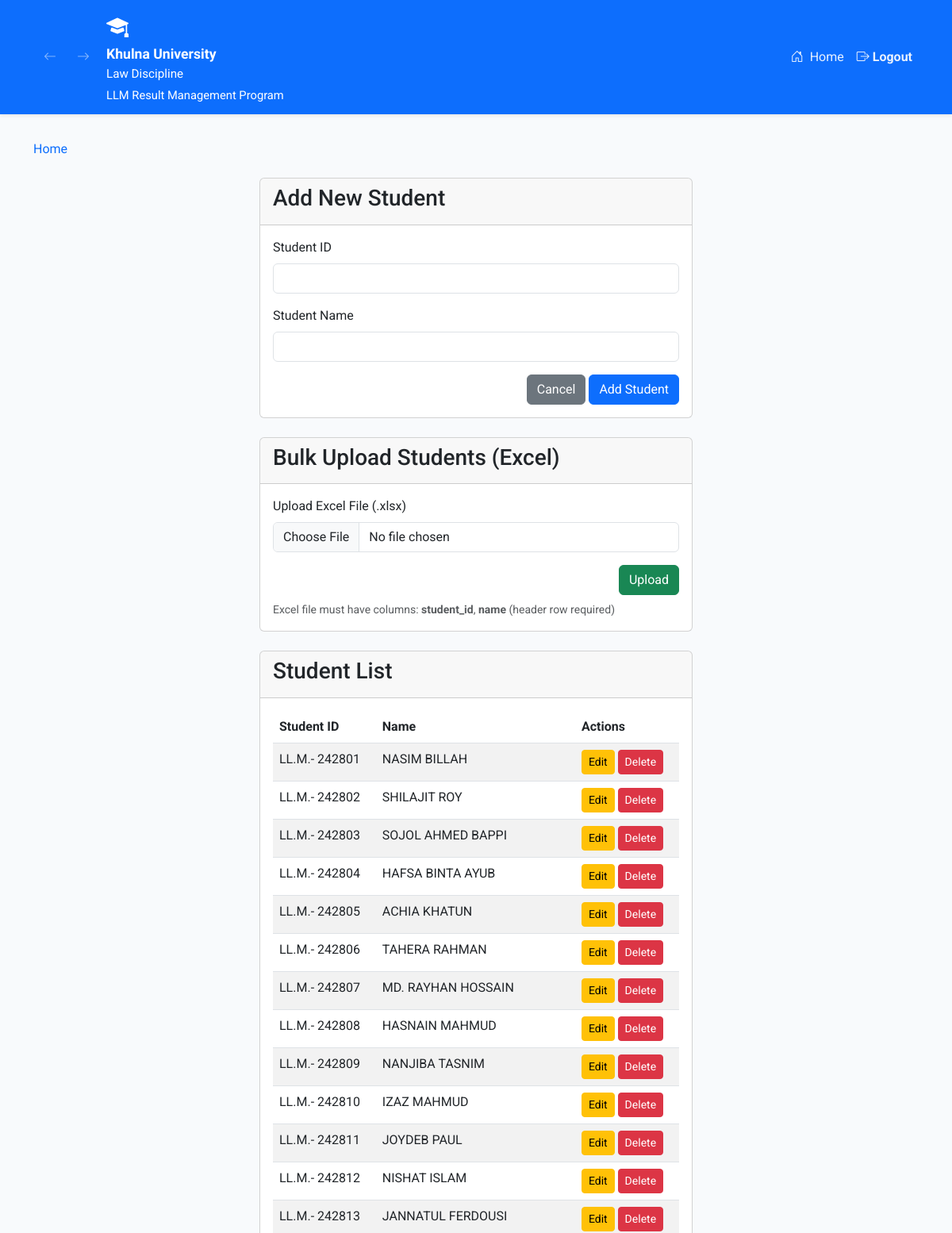
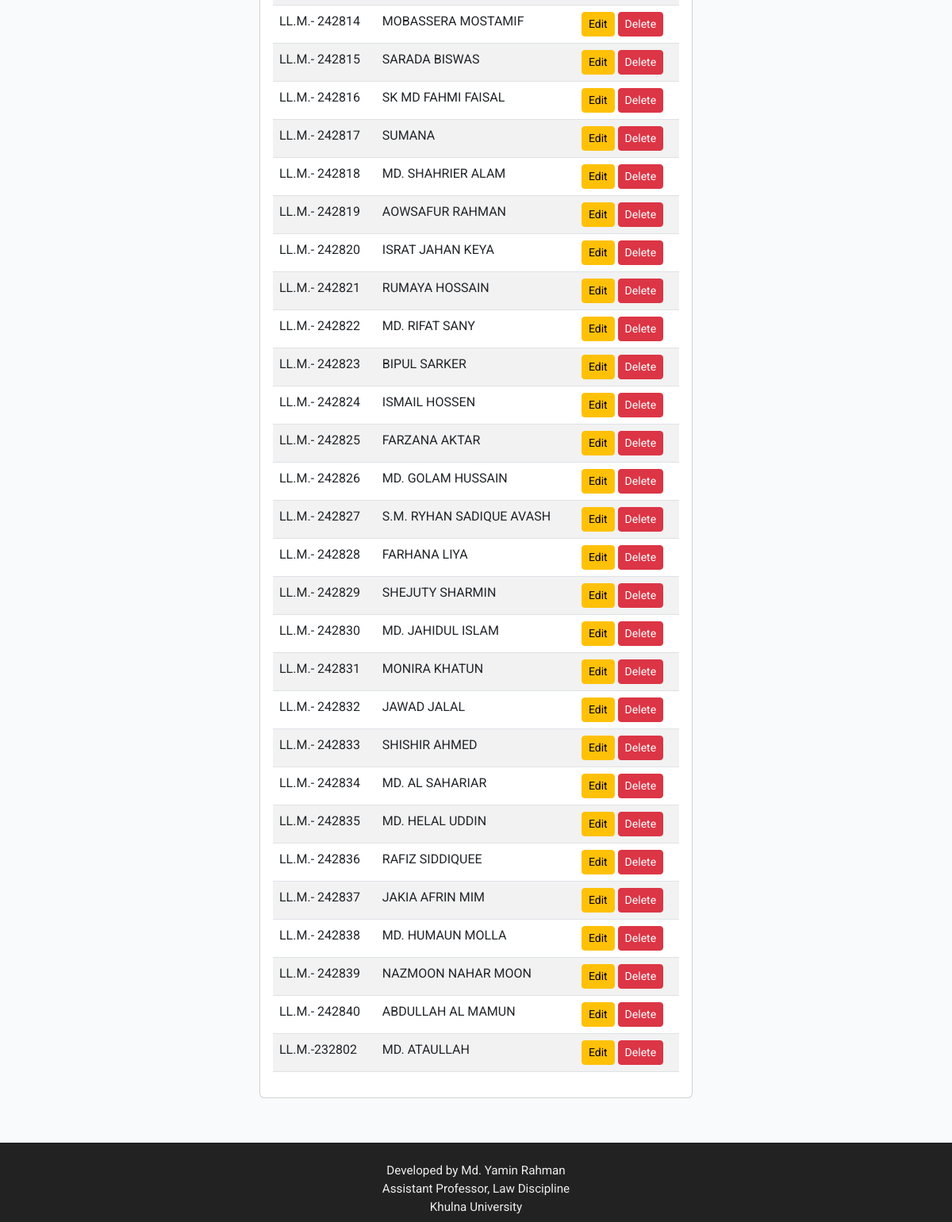
Screenshot of /add_student/1 (signed in) with the database file from the repository (2 pictures, top to bottom).
### models/models.py (models this page shows)
class Student(db.Model):
    id = db.Column(db.Integer, primary_key=True)
    student_id = db.Column(db.String(50), unique=True, nullable=False)
    name = db.Column(db.String(100), nullable=False)
    session_id = db.Column(db.Integer, db.ForeignKey('session.id'), nullable=False)
    created_at = db.Column(db.DateTime, default=datetime.utcnow)
    marks = db.relationship('Mark', backref='student', lazy=True)

### app.py (the view, shortened to what this page needs)
@app.route('/add_student/<int:session_id>', methods=['GET', 'POST'])
def add_student(session_id):
    students = Student.query.filter_by(session_id=session_id).all()
    return render_template('add_student.html', session_id=session_id, students=students)

### app.py (called while the page is built)
@app.before_request
def require_login():
    allowed_routes = ['login', 'register', 'forgot_password', 'static']
    endpoint = request.endpoint
    if endpoint is None:
        return  # No endpoint, do nothing
    if endpoint not in allowed_routes and not endpoint.startswith('static'):
        if 'user_id' not in session:
            return redirect(url_for('login'))

### templates/add_student.html
{% extends "base.html" %}
{% block content %}
<div class="row">
    <div class="col-md-6 offset-md-3">
        <div class="card mb-4">
            <div class="card-header">
                <h3 class="card-title">Add New Student</h3>
            </div>
            <div class="card-body">
                <form method="POST">
                    <div class="mb-3">
                        <label for="student_id" class="form-label">Student ID</label>
                        <input type="text" class="form-control" id="student_id" name="student_id" required>
                    </div>
                    <div class="mb-3">
                        <label for="name" class="form-label">Student Name</label>
                        <input type="text" class="form-control" id="name" name="name" required>
                    </div>
                    <div class="text-end">
                        <a href="{{ url_for('index') }}" class="btn btn-secondary">Cancel</a>
                        <button type="submit" class="btn btn-primary">Add Student</button>
                    </div>
                </form>
            </div>
        </div>
        <div class="card mb-4">
            <div class="card-header">
                <h3 class="card-title">Bulk Upload Students (Excel)</h3>
            </div>
            <div class="card-body">
                <form method="POST" enctype="multipart/form-data">
                    <div class="mb-3">
                        <label for="excel_file" class="form-label">Upload Excel File (.xlsx)</label>
                        <input type="file" class="form-control" id="excel_file" name="excel_file" accept=".xlsx" required>
                    </div>
                    <div class="text-end">
                        <button type="submit" class="btn btn-success">Upload</button>
                    </div>
                </form>
                <div class="form-text mt-2">Excel file must have columns: <b>student_id</b>, <b>name</b> (header row required)</div>
            </div>
        </div>
        <div class="card">
            <div class="card-header">
                <h3 class="card-title">Student List</h3>
            </div>
            <div class="card-body">
                {% if students %}
                <div class="table-responsive">
                    <table class="table table-striped">
                        <thead>
                            <tr>
                                <th>Student ID</th>
                                <th>Name</th>
                                <th>Actions</th>
                            </tr>
                        </thead>
                        <tbody>
                            {% for student in students %}
                            <tr>
                                <td>{{ student.student_id }}</td>
                                <td>{{ student.name }}</td>
                                <td>
                                    <a href="{{ url_for('edit_student', student_id=student.id) }}" class="btn btn-sm btn-warning">Edit</a>
                                    <form method="POST" action="{{ url_for('delete_student', student_id=student.id) }}" style="display:inline-block;" onsubmit="return confirm('Are you sure you want to delete this student?');">
                                        <button type="submit" class="btn btn-sm btn-danger">Delete</button>
                                    </form>
                                </td>
                            </tr>
                            {% endfor %}
                        </tbody>
                    </table>
                </div>
                {% else %}
                <div class="alert alert-info">No students found for this session.</div>
                {% endif %}
            </div>
        </div>
    </div>
</div>
{% endblock %}

### templates/base.html (shortened to what this page needs)
<!DOCTYPE html>
<html lang="en">
<head>
    <link href="https://cdn.jsdelivr.net/npm/bootstrap@5.3.0/dist/css/bootstrap.min.css" rel="stylesheet">
    <link href="https://cdn.jsdelivr.net/npm/bootstrap-icons@1.10.5/font/bootstrap-icons.css" rel="stylesheet">
    <link rel="stylesheet" href="{{ url_for('static', filename='style.css') }}">
</head>
<body>
    <nav class="navbar navbar-expand-lg navbar-primary bg-primary shadow-sm">
        <div class="container">
            <div class="d-flex align-items-center">
                <button onclick="window.history.back()" class="btn btn-link text-white nav-btn" id="backBtn">
                    <i class="bi bi-arrow-left"></i>
                </button>
                <button onclick="window.history.forward()" class="btn btn-link text-white nav-btn" id="forwardBtn">
                    <i class="bi bi-arrow-right"></i>
                </button>
                <a class="navbar-brand d-flex flex-column align-items-start gap-1 ms-2" href="{{ url_for('index') }}">
                    <i class="bi bi-mortarboard-fill fs-3"></i>
                    <span class="fw-bold" style="line-height:1.1; font-size:1.1rem;">Khulna University</span>
                    <span style="font-size:0.95rem;">Law Discipline</span>
                    <span style="font-size:0.92rem;">LLM Result Management Program</span>
                </a>
            </div>
            <div class="collapse navbar-collapse" id="navbarNav">
                <ul class="navbar-nav ms-auto">
                    <li class="nav-item">
                        <a class="nav-link {% if request.endpoint == 'index' %}active{% endif %}" href="{{ url_for('index') }}">
                            <i class="bi bi-house-door me-1"></i> Home
                        </a>
                    </li>
                    {% if session.get('user_id') %}
                    <li class="nav-item">
                        <a class="nav-link fw-bold d-flex align-items-center" href="{{ url_for('logout') }}">
                            <i class="bi bi-box-arrow-right me-1"></i> Logout
                        </a>
                    </li>
                    {% endif %}
                </ul>
            </div>
        </div>
    </nav>
    <main class="container py-4">
        <nav aria-label="breadcrumb">
            <ol class="breadcrumb">
                <li class="breadcrumb-item"><a href="{{ url_for('index') }}" class="text-decoration-none">Home</a></li>
            </ol>
        </nav>
        {% block content %}{% endblock %}
    </main>
    <footer class="text-center">
        <div>Developed by Md. Yamin Rahman</div>
        <div>Assistant Professor, Law Discipline</div>
        <div>Khulna University</div>
    </footer>
</body>
</html>

### templates/base.html (style rules this page uses)
body { background: #f8fafc; font-family: 'Roboto', Arial, sans-serif; }
main { min-height: 80vh; }
footer { background: #222; color: #eee; padding: 1.5rem 0 0.5rem 0; margin-top: 2rem; font-size: 0.95rem; }
.nav-btn { padding: 0.25rem 0.5rem; margin: 0 0.25rem; border-radius: 0.25rem; transition: all 0.2s ease; }
.nav-btn:disabled { opacity: 0.5; cursor: not-allowed; }
.breadcrumb { background: transparent; padding: 0.5rem 0; margin-bottom: 1rem; }
.navbar-brand { color: white !important; }
.nav-link { color: rgba(255, 255, 255, 0.9) !important; }

### rows the page displays
Student: student_id "LL.M.- 242801", name "NASIM BILLAH"
Student: student_id "LL.M.- 242802", name "SHILAJIT ROY"
Student: student_id "LL.M.- 242803", name "SOJOL AHMED BAPPI"
Student: student_id "LL.M.- 242804", name "HAFSA BINTA AYUB"
Student: student_id "LL.M.- 242805", name "ACHIA KHATUN"
Student: student_id "LL.M.- 242806", name "TAHERA RAHMAN"
Student: student_id "LL.M.- 242807", name "MD. RAYHAN HOSSAIN"
Student: student_id "LL.M.- 242808", name "HASNAIN MAHMUD"
Student: student_id "LL.M.- 242809", name "NANJIBA TASNIM"
Student: student_id "LL.M.- 242810", name "IZAZ MAHMUD"
Student: student_id "LL.M.- 242811", name "JOYDEB PAUL"
Student: student_id "LL.M.- 242812", name "NISHAT ISLAM"
Student: student_id "LL.M.- 242813", name "JANNATUL FERDOUSI"
Student: student_id "LL.M.- 242814", name "MOBASSERA MOSTAMIF"
Student: student_id "LL.M.- 242815", name "SARADA BISWAS"
Student: student_id "LL.M.- 242816", name "SK MD FAHMI FAISAL"
Student: student_id "LL.M.- 242817", name "SUMANA"
Student: student_id "LL.M.- 242818", name "MD. SHAHRIER ALAM"
Student: student_id "LL.M.- 242819", name "AOWSAFUR RAHMAN"
Student: student_id "LL.M.- 242820", name "ISRAT JAHAN KEYA"
Student: student_id "LL.M.- 242821", name "RUMAYA HOSSAIN"
Student: student_id "LL.M.- 242822", name "MD. RIFAT SANY"
Student: student_id "LL.M.- 242823", name "BIPUL SARKER"
Student: student_id "LL.M.- 242824", name "ISMAIL HOSSEN"
Student: student_id "LL.M.- 242825", name "FARZANA AKTAR"
Student: student_id "LL.M.- 242826", name "MD. GOLAM HUSSAIN"
Student: student_id "LL.M.- 242827", name "S.M. RYHAN SADIQUE AVASH"
Student: student_id "LL.M.- 242828", name "FARHANA LIYA"
Student: student_id "LL.M.- 242829", name "SHEJUTY SHARMIN"
Student: student_id "LL.M.- 242830", name "MD. JAHIDUL ISLAM"
Student: student_id "LL.M.- 242831", name "MONIRA KHATUN"
Student: student_id "LL.M.- 242832", name "JAWAD JALAL"
Student: student_id "LL.M.- 242833", name "SHISHIR AHMED"
Student: student_id "LL.M.- 242834", name "MD. AL SAHARIAR"
Student: student_id "LL.M.- 242835", name "MD. HELAL UDDIN"
Student: student_id "LL.M.- 242836", name "RAFIZ SIDDIQUEE"
Student: student_id "LL.M.- 242837", name "JAKIA AFRIN MIM"
Student: student_id "LL.M.- 242838", name "MD. HUMAUN MOLLA"
Student: student_id "LL.M.- 242839", name "NAZMOON NAHAR MOON"
Student: student_id "LL.M.- 242840", name "ABDULLAH AL MAMUN"
Student: student_id "LL.M.-232802", name "MD. ATAULLAH"
